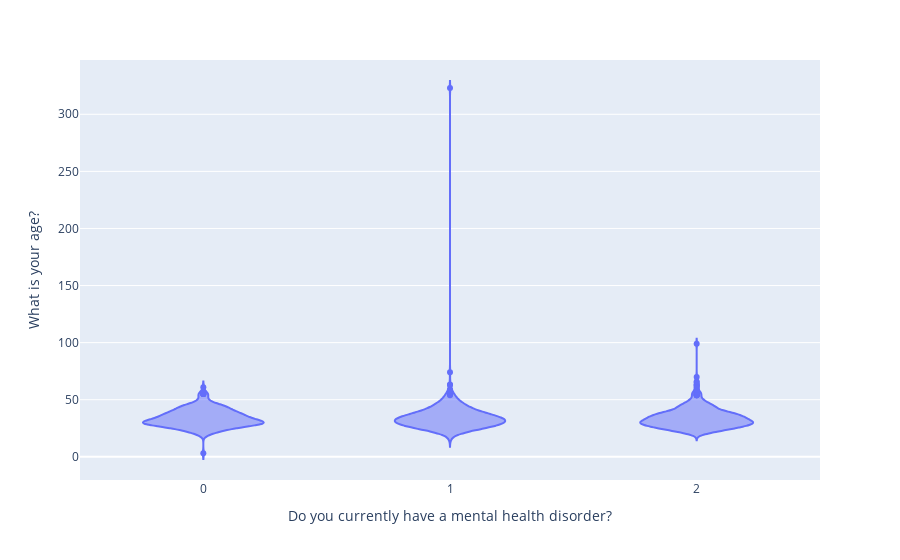

Notebook cell for this chart:
### Code cell
age = px.violin(data,
                x=data['Do you currently have a mental health disorder?'],
                y=data['What is your age?'])
age.show()

### Figure 1 — Plotly figure (JSON) as saved in the notebook; plotly's stock layout.template omitted (floating-point values rounded to 4 significant figures; data arrays with more than 128 entries replaced by an {"elided": "..."} marker saying what was removed)
{"data": [{"alignmentgroup": "True", "box": {"visible": false}, "hoverlabel": {"namelength": 0}, "hovertemplate": "Do you currently have a mental health disorder?=%{x}<br>What is your age?=%{y}", "legendgroup": "", "marker": {"color": "#636efa"}, "name": "", "offsetgroup": "", "orientation": "v", "scalegroup": "True", "showlegend": false, "type": "violin", "x": {"elided": "1433 int values"}, "x0": " ", "xaxis": "x", "y": {"elided": "1433 int values"}, "y0": " ", "yaxis": "y"}], "layout": {"legend": {"tracegroupgap": 0}, "margin": {"t": 60}, "violinmode": "group", "xaxis": {"anchor": "y", "domain": [0, 1], "title": {"text": "Do you currently have a mental health disorder?"}}, "yaxis": {"anchor": "x", "domain": [0, 1], "title": {"text": "What is your age?"}}}}
